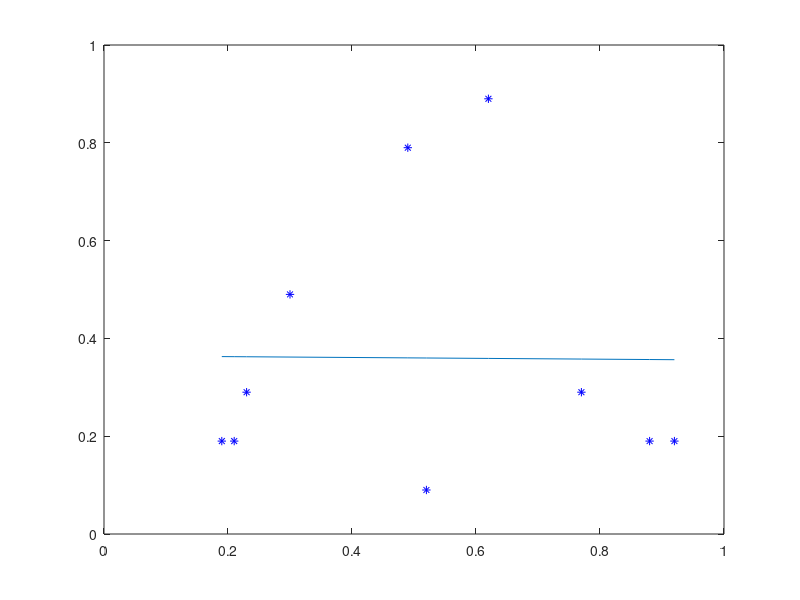

Write the MATLAB code that produced this figure.
function [a,b,R]=least_square_bias()

readdata=importdata('input_data.txt');
X=readdata(:,1);
Y=readdata(:,2);
N=length(X);


meanX=mean(X);

meanY=mean(Y);


meanXY=mean(X.*Y);


meanXX=mean(X.*X);



b=(meanY-((meanX*meanXY)/meanXX))/(1-((meanX^2/(meanXX))));

a=(meanY-b)/meanX;

R=0;
for i=1:N
    R=R+(a*X(i)+b-Y(i))^2;
end
disp(a);
disp(b);
disp(R);

figure(1);
plot(X,Y,'*b');
hold on
plot(X,a*X+b);
hold off



